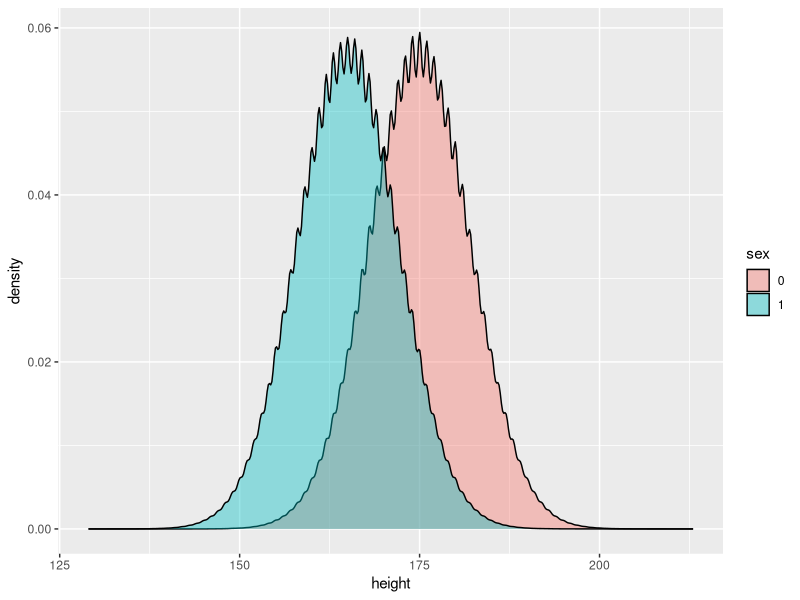

Recreate this plot in R. (Note: this script raises an error after producing the figure.)
library(ggplot2)
library(dplyr)
library(tidyr)


################# generate population ######################

# set population characteristics
population_size <- 10000000
# height - H: there is a difference between men and women (men are taller than women)
population_group0_height <- 175
population_group1_height <- 165
population_height <- (population_group0_height - population_group1_height) 
population_height_sd <- 7
# IQ - H: there is no difference between men and women
population_group0_IQ <- 100
population_group1_IQ <- 100
population_IQ <- population_group0_IQ - population_group0_IQ
population_IQ_sd <- 15

# generate Data women
height <- round(rnorm((population_size/2), population_group1_height, population_height_sd), 0)
IQ <- round(rnorm((population_size/2), population_group1_IQ, population_IQ_sd), 0)
sex <- 1
women_df <- data.frame(sex, height, IQ)

# generate data men
height <- round(rnorm((population_size/2), population_group0_height, population_height_sd), 0)
IQ <- round(rnorm((population_size/2), population_group0_IQ, population_IQ_sd), 0)
sex <- 0
men_df <- data.frame(sex, height, IQ)


# merge in df
population_df <- rbind(women_df, men_df)
population_df$sex <- as.factor(population_df$sex)


# visualize the population height
ggplot(data=population_df, aes(x=height, group=sex, fill=sex)) + geom_density(adjust=1.5, alpha=.4) 

# visualize the population IQ
ggplot(data=population_df, aes(x=IQ, group=sex, fill=sex)) + geom_density(adjust=1.5, alpha=.4) 




################# Set up simulation ######################

# create DF to hold results from all iterations
results_df <- data.frame() 


# Function than runs an experiment (t-test). Takes a random sample from the population each time it's called.
random_sample_experiment <- function(dep_var, pop_mean, n_i, sample_size) {

  # each iteration represents an experiment that takes a random sample 
  # (of the set sample size) from the population
  for (i in 1:n_i) {
    # get sample
    sample_women <- sample_n(women_df, (sample_size*0.5))
    sample_men <- sample_n(men_df, (sample_size*0.5))
    # merge sample
    sample <- rbind(sample_men, sample_women)
    
    # t test
    formula <- as.formula(paste(dep_var, "~ sex"))
    res <- t.test(formula, data = sample, var.equal = TRUE, paired = FALSE)
    
    # does CI include true mean?
    true_CI <- ifelse(res$conf.int[1] < pop_mean & pop_mean < res$conf.int[2], 1, 0)
    # is result statistically significant?
    sig <- ifelse(res$p.value <= 0.05, 1, 0)

    # add results to df
    res_df <- data.frame(experiment = i, 
                         true_mean = pop_mean, 
                         p.value = res$p.value, 
                         df = res$stderr, 
                         t.value = res$statistic, 
                         conf.low = res$conf.int[1], 
                         conf.high = res$conf.int[2], 
                         mean_men = res$estimate[1], 
                         mean_women = res$estimate[2], 
                         mean_diff = res$estimate[1] - res$estimate[2], 
                         trueCI = as.factor(true_CI),
                         sig = as.factor(sig),
                         sample_size = sample_size,
                         dep_var = dep_var
                         )
    
    # update global results_df
    results_df <<- rbind(results_df, res_df)
    
    # show results
    #print(res)
  }
}


############## run the dance of the CIs #####################

# This runs the simulation of the experiments N times
# enter the dependent variable, population mean, number of experiments and sample size per experiment
random_sample_experiment("IQ", population_IQ,  100, 20)
#random_sample_experiment("height", population_height,  100, 20)


# visualize the dance of the p-values
p_plot <- ggplot(data=results_df, aes(y=p.value, x=experiment, color=sig)) +
  geom_hline(yintercept=0.05, linetype="dotted", color="black", linewidth = 1) +
  geom_point() +
  labs(
    title = "Dance of the p-values of a t-test (unpaired)",
    subtitle = paste("Dependent variable: ", results_df$dep_var, " ; Sample size: ", results_df$sample_size),
    color = "significant at 0.05?",
  ) +
  xlab("experiment number") +
  scale_color_discrete(labels=c('No', 'Yes'))
p_plot

# visualize density of p values from all samples
ggplot(data=results_df, aes(x=p.value)) + geom_density(adjust=1.5, alpha=.4) 



# visualize the dance of the CIs
ci_plot <- ggplot(data=results_df, aes(y=mean_diff, x=experiment, color=trueCI)) + 
  geom_hline(yintercept=results_df$true_mean, linetype="dotted", color="black", linewidth = 1) +
  geom_errorbar(aes(ymin=conf.low, ymax=conf.high), width=.5) +
  geom_point() 
print(ci_plot)

# visualize density of means received from all samples
ggplot(data=results_df, aes(x=mean_diff)) + geom_density(adjust=1.5, alpha=.4) 







